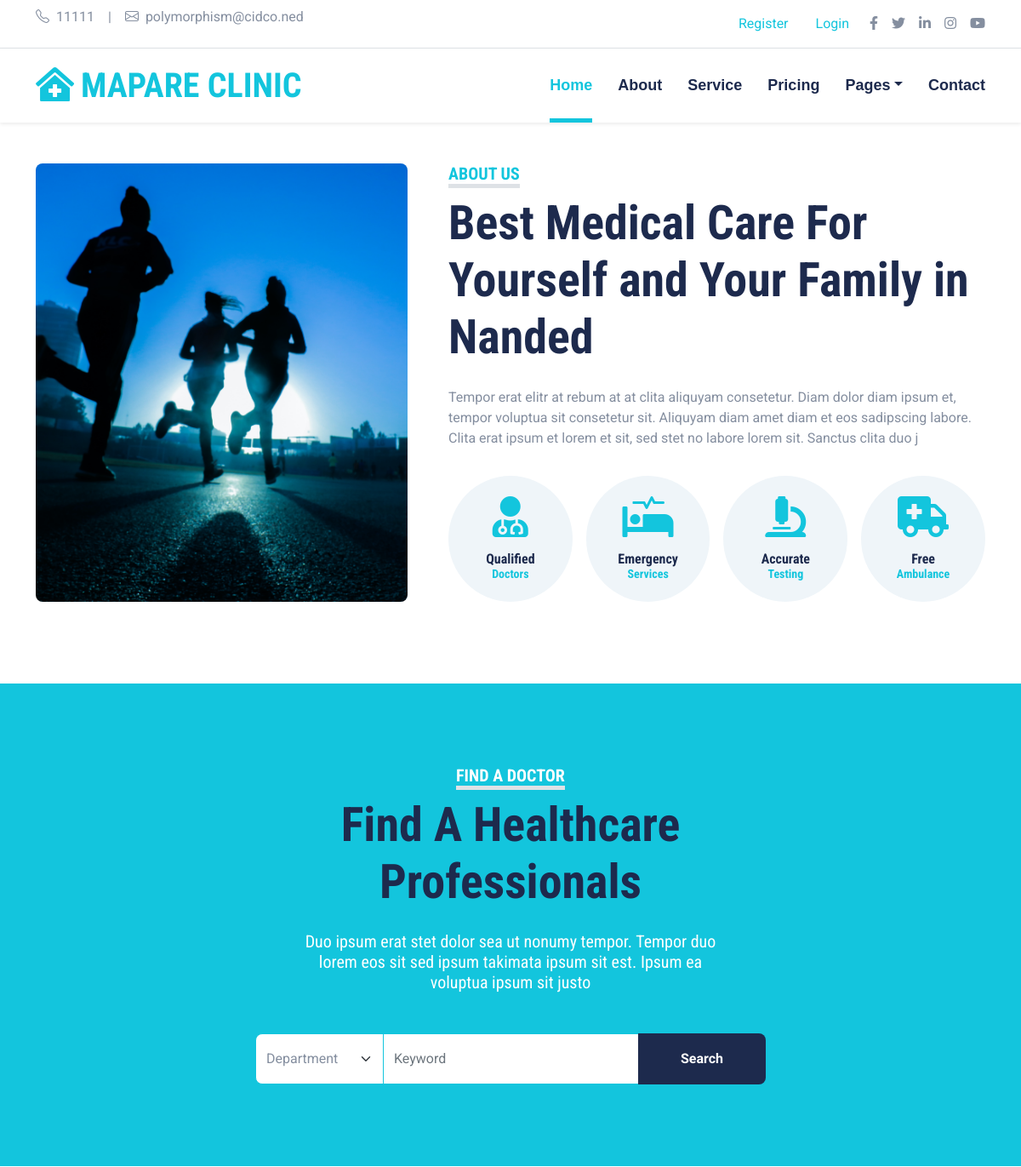
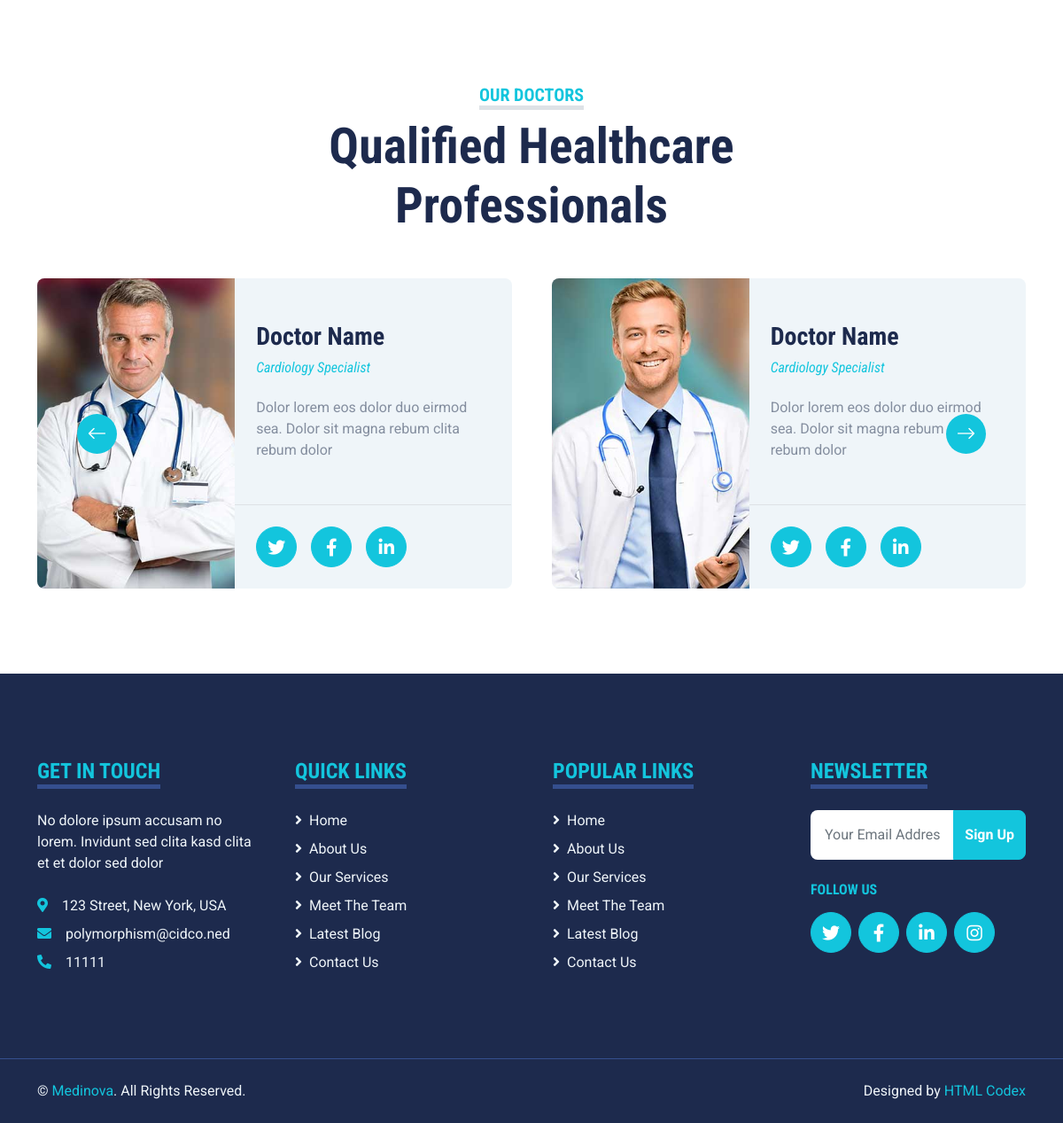
The page /about/ on the database its author committed (2 pictures, top to bottom).
### web/models.py (models this page shows, shortened)
class Topbar(models.Model):
    phone = models.IntegerField()
    email = models.EmailField()
    facebook_url = models.CharField(max_length=255)
    twitter_url = models.CharField(max_length=255)
    linkedin_url = models.CharField(max_length=255)
    instagram_url = models.CharField(max_length=255)
    youtube_url = models.CharField(max_length=255)

class NavbarHeading(models.Model):
    navbar_heading = models.CharField(max_length=255)

class AboutText(models.Model):
    about_img = models.ImageField(upload_to='about')
    about_text1 = models.CharField(max_length=150)
    about_text2 = models.CharField(max_length=255)

class AboutFeature(models.Model):
    about_icon = models.CharField(max_length=255)
    about_adjective = models.CharField(max_length=30)
    about_noun = models.CharField(max_length=30)

### web/views.py (the view)
# urls.py: path('about/', views.about, name='about'),
def about(request):
    top = Topbar.objects.all()
    navbar = NavbarHeading.objects.all()
    info = AboutText.objects.all()
    feature = AboutFeature.objects.all()
    return render(request, template_name='about.html',
                  context={'top': top, 'navbar': navbar, 'info': info, 'feature': feature})

### web/templates/about.html (shortened to what this page needs)
{% extends 'base.html' %}
{% load static %}
{% block content %}
    <div class="container-fluid py-5">
        <div class="container">
            <div class="row gx-5">
                <div class="col-lg-5 mb-5 mb-lg-0" style="min-height: 500px;">
                    {% for i in info %}
                    <div class="position-relative h-100">
                        <img class="position-absolute w-100 h-100 rounded" src="{{ i.about_img.url }}" style="object-fit: cover;">
                    </div>
                </div>
                <div class="col-lg-7">
                    <div class="mb-4">
                        <h5 class="d-inline-block text-primary text-uppercase border-bottom border-5">About Us</h5>
                        <h1 class="display-4">{{ i.about_text1 }}</h1>
                    </div>
                    <p>{{ i.about_text2 }}</p>
                    {% endfor %}
                    <div class="row g-3 pt-3">
                        {% for f in feature %}
                            <div class="col-sm-3 col-6">
                                <div class="bg-light text-center rounded-circle py-4">
                                    <i class="{{ f.about_icon }}"></i>
                                    <h6 class="mb-0">{{ f.about_adjective}}<small class="d-block text-primary">{{ f.about_noun }}</small></h6>
                                </div>
                            </div>
                        {% endfor %}
                        </div>
                    </div>
                </div>
            </div>
        </div>
    <div class="container-fluid bg-primary my-5 py-5">
        <div class="container py-5">
            <div class="text-center mx-auto mb-5" style="max-width: 500px;">
                <h5 class="d-inline-block text-white text-uppercase border-bottom border-5">Find A Doctor</h5>
                <h1 class="display-4 mb-4">Find A Healthcare Professionals</h1>
                <h5 class="text-white fw-normal">Duo ipsum erat stet dolor sea ut nonumy tempor. Tempor duo lorem eos sit sed ipsum takimata ipsum sit est. Ipsum ea voluptua ipsum sit justo</h5>
            </div>
            <div class="mx-auto" style="width: 100%; max-width: 600px;">
                <div class="input-group">
                    <select class="form-select border-primary w-25" style="height: 60px;">
                        <option selected>Department</option>
                    </select>
                    <input type="text" class="form-control border-primary w-50" placeholder="Keyword">
                    <button class="btn btn-dark border-0 w-25">Search</button>
                </div>
            </div>
        </div>
    </div>
    <div class="container-fluid py-5">
        <div class="container">
            <div class="text-center mx-auto mb-5" style="max-width: 500px;">
                <h5 class="d-inline-block text-primary text-uppercase border-bottom border-5">Our Doctors</h5>
                <h1 class="display-4">Qualified Healthcare Professionals</h1>
            </div>
            <div class="owl-carousel team-carousel position-relative">
                <div class="team-item">
                    <div class="row g-0 bg-light rounded overflow-hidden">
                        <div class="col-12 col-sm-5 h-100">
                            <img class="img-fluid h-100" src="{% static 'website/img/team-1.jpg' %}" style="object-fit: cover;">
                        </div>
                        <div class="col-12 col-sm-7 h-100 d-flex flex-column">
                            <div class="mt-auto p-4">
                                <h3>Doctor Name</h3>
                                <h6 class="fw-normal fst-italic text-primary mb-4">Cardiology Specialist</h6>
                                <p class="m-0">Dolor lorem eos dolor duo eirmod sea. Dolor sit magna rebum clita rebum dolor</p>
                            </div>
                            <div class="d-flex mt-auto border-top p-4">
                                <a class="btn btn-lg btn-primary btn-lg-square rounded-circle me-3" href="#"><i class="fab fa-twitter"></i></a>
                                <a class="btn btn-lg btn-primary btn-lg-square rounded-circle me-3" href="#"><i class="fab fa-facebook-f"></i></a>
                                <a class="btn btn-lg btn-primary btn-lg-square rounded-circle" href="#"><i class="fab fa-linkedin-in"></i></a>
                            </div>
                        </div>
                    </div>
                </div>
                <div class="team-item">
                    <div class="row g-0 bg-light rounded overflow-hidden">
                        <div class="col-12 col-sm-5 h-100">
                            <img class="img-fluid h-100" src="{% static 'website/img/team-2.jpg' %}" style="object-fit: cover;">
                        </div>
                        <div class="col-12 col-sm-7 h-100 d-flex flex-column">
                            <div class="mt-auto p-4">
                                <h3>Doctor Name</h3>
                                <h6 class="fw-normal fst-italic text-primary mb-4">Cardiology Specialist</h6>
                                <p class="m-0">Dolor lorem eos dolor duo eirmod sea. Dolor sit magna rebum clita rebum dolor</p>
                            </div>
                            <div class="d-flex mt-auto border-top p-4">
                                <a class="btn btn-lg btn-primary btn-lg-square rounded-circle me-3" href="#"><i class="fab fa-twitter"></i></a>
                                <a class="btn btn-lg btn-primary btn-lg-square rounded-circle me-3" href="#"><i class="fab fa-facebook-f"></i></a>
                                <a class="btn btn-lg btn-primary btn-lg-square rounded-circle" href="#"><i class="fab fa-linkedin-in"></i></a>
                            </div>
                        </div>
                    </div>
                </div>
            </div>
        </div>
    </div>
{% endblock %}

### web/templates/base.html (shortened to what this page needs)
{% load static %}
<!DOCTYPE html>
<html lang="en">
<head>
    <link href="https://cdnjs.cloudflare.com/ajax/libs/font-awesome/5.15.0/css/all.min.css" rel="stylesheet">
    <link href="https://cdn.jsdelivr.net/npm/bootstrap-icons@1.4.1/font/bootstrap-icons.css" rel="stylesheet">
    <link href="{% static 'website/lib/owlcarousel/assets/owl.carousel.min.css' %}" rel="stylesheet">
    <link href="{% static 'website/lib/tempusdominus/css/tempusdominus-bootstrap-4.min.css' %}" rel="stylesheet" />
    <link href="{% static 'website/css/bootstrap.min.css' %}" rel="stylesheet">
    <link href="{% static 'website/css/style.css' %}" rel="stylesheet">
</head>
<body>
    <div class="container-fluid py-2 border-bottom d-none d-lg-block">
        <div class="container">
            <div class="row">
                <div class="col-md-6 text-center text-lg-start mb-2 mb-lg-0">
                    <div class="d-inline-flex align-items-center">
                        {% for t in top %}
                            <a class="text-decoration-none text-body pe-3" href=""><i class="bi bi-telephone me-2"></i>{{t.phone}}</a>
                            <span class="text-body">|</span>
                            <a class="text-decoration-none text-body px-3" href=""><i class="bi bi-envelope me-2"></i>{{t.email}}</a>
                    </div>
                </div>
                <div class="col-md-6 text-center text-lg-end">
                    <div class="d-inline-flex align-items-center">
                        {% if register.user.is_authenticated %}
                            <a href="{% url 'logout_user' %}" class="nav-item nav-link">Logout</a>
                        {% else %}
                            <a href="{% url 'register' %}" class="nav-item nav-link">Register</a>
                            <a href="{% url 'login_page' %}" class="nav-item nav-link">Login</a>
                        {% endif %}
                        <a class="text-body px-2" href="{{ t.facebook_url }}">
                            <i class="fab fa-facebook-f"></i>
                        </a>
                        <a class="text-body px-2" href="{{ t.twitter_url }}">
                            <i class="fab fa-twitter"></i>
                        </a>
                        <a class="text-body px-2" href="{{ t.linkedin_url }}">
                            <i class="fab fa-linkedin-in"></i>
                        </a>
                        <a class="text-body px-2" href="{{ t.instagram_url }}">
                            <i class="fab fa-instagram"></i>
                        </a>
                        <a class="text-body ps-2" href="{{ t.youtube_url }}">
                            <i class="fab fa-youtube"></i>
                        </a>
                        {% endfor %}
                    </div>
                </div>
            </div>
        </div>
    </div>
    <div class="container-fluid sticky-top bg-white shadow-sm">
        <div class="container">
            <nav class="navbar navbar-expand-lg bg-white navbar-light py-3 py-lg-0">
                <a href="{% url 'home' %}" class="navbar-brand">
                    {% for n in navbar %}
                        <h1 class="m-0 text-uppercase text-primary"><i class="fa fa-clinic-medical me-2"></i>{{ n.navbar_heading}}</h1>
                    {% endfor %}
                </a>
                <div class="collapse navbar-collapse" id="navbarCollapse">
                    <div class="navbar-nav ms-auto py-0">
                        <a href="{% url 'home' %}" class="nav-item nav-link active">Home</a>
                        <a href="{% url 'about' %}" class="nav-item nav-link">About</a>
                        <a href="{% url 'service' %}" class="nav-item nav-link">Service</a>
                        <a href="{% url 'price' %}" class="nav-item nav-link">Pricing</a>
                        <div class="nav-item dropdown">
                            <a href="#" class="nav-link dropdown-toggle" data-bs-toggle="dropdown">Pages</a>
                        </div>
                        <a href="{% url 'contact' %}" class="nav-item nav-link">Contact</a>
                    </div>
                </div>
            </nav>
        </div>
    </div>
    {% block content %}
    {% endblock %}
    <div class="container-fluid bg-dark text-light mt-5 py-5">
        <div class="container py-5">
            <div class="row g-5">
                <div class="col-lg-3 col-md-6">
                    {% for t in top %}
                        <h4 class="d-inline-block text-primary text-uppercase border-bottom border-5 border-secondary mb-4">Get In Touch</h4>
                        <p class="mb-4">No dolore ipsum accusam no lorem. Invidunt sed clita kasd clita et et dolor sed dolor</p>
                        <p class="mb-2"><i class="fa fa-map-marker-alt text-primary me-3"></i>123 Street, New York, USA</p>
                        <p class="mb-2"><i class="fa fa-envelope text-primary me-3"></i>{{ t.email }}</p>
                        <p class="mb-0"><i class="fa fa-phone-alt text-primary me-3"></i>{{ t.phone }}</p>
                    {% endfor %}
                </div>
                <div class="col-lg-3 col-md-6">
                    <h4 class="d-inline-block text-primary text-uppercase border-bottom border-5 border-secondary mb-4">Quick Links</h4>
                    <div class="d-flex flex-column justify-content-start">
                        <a class="text-light mb-2" href="{% url 'home' %}"><i class="fa fa-angle-right me-2"></i>Home</a>
                        <a class="text-light mb-2" href="{% url 'about' %}"><i class="fa fa-angle-right me-2"></i>About Us</a>
                        <a class="text-light mb-2" href="{% url 'service' %}"><i class="fa fa-angle-right me-2"></i>Our Services</a>
                        <a class="text-light mb-2" href="{% url 'team' %}"><i class="fa fa-angle-right me-2"></i>Meet The Team</a>
                        <a class="text-light mb-2" href="{% url 'blog' %}"><i class="fa fa-angle-right me-2"></i>Latest Blog</a>
                        <a class="text-light" href="{% url 'contact' %}"><i class="fa fa-angle-right me-2"></i>Contact Us</a>
                    </div>
                </div>
                <div class="col-lg-3 col-md-6">
                    <h4 class="d-inline-block text-primary text-uppercase border-bottom border-5 border-secondary mb-4">Popular Links</h4>
                    <div class="d-flex flex-column justify-content-start">
                        <a class="text-light mb-2" href="{% url 'home' %}"><i class="fa fa-angle-right me-2"></i>Home</a>
                        <a class="text-light mb-2" href="{% url 'about' %}"><i class="fa fa-angle-right me-2"></i>About Us</a>
                        <a class="text-light mb-2" href="{% url 'service' %}"><i class="fa fa-angle-right me-2"></i>Our Services</a>
                        <a class="text-light mb-2" href="{% url 'team' %}"><i class="fa fa-angle-right me-2"></i>Meet The Team</a>
                        <a class="text-light mb-2" href="{% url 'blog' %}"><i class="fa fa-angle-right me-2"></i>Latest Blog</a>
                        <a class="text-light" href="{% url 'contact' %}"><i class="fa fa-angle-right me-2"></i>Contact Us</a>
                    </div>
                </div>
                <div class="col-lg-3 col-md-6">
                    <h4 class="d-inline-block text-primary text-uppercase border-bottom border-5 border-secondary mb-4">Newsletter</h4>
                    <form action="">
                        <div class="input-group">
                            <input type="text" class="form-control p-3 border-0" placeholder="Your Email Address">
                            <button class="btn btn-primary">Sign Up</button>
                        </div>
                    </form>
                    <h6 class="text-primary text-uppercase mt-4 mb-3">Follow Us</h6>
                    <div class="d-flex">
                        <a class="btn btn-lg btn-primary btn-lg-square rounded-circle me-2" href="#"><i class="fab fa-twitter"></i></a>
                        <a class="btn btn-lg btn-primary btn-lg-square rounded-circle me-2" href="#"><i class="fab fa-facebook-f"></i></a>
                        <a class="btn btn-lg btn-primary btn-lg-square rounded-circle me-2" href="#"><i class="fab fa-linkedin-in"></i></a>
                        <a class="btn btn-lg btn-primary btn-lg-square rounded-circle" href="#"><i class="fab fa-instagram"></i></a>
                    </div>
                </div>
            </div>
        </div>
    </div>
    <div class="container-fluid bg-dark text-light border-top border-secondary py-4">
        <div class="container">
            <div class="row g-5">
                <div class="col-md-6 text-center text-md-start">
                    <p class="mb-md-0">&copy; <a class="text-primary" href="{% url 'home' %}">Medinova</a>. All Rights Reserved.</p>
                </div>
                <div class="col-md-6 text-center text-md-end">
                    <p class="mb-0">Designed by <a class="text-primary" href="https://htmlcodex.com">HTML Codex</a></p>
                </div>
            </div>
        </div>
    </div>
</body>
</html>

### rows shown on the page
Topbar: phone "11111", email "polymorphism@cidco.ned"
NavbarHeading: navbar_heading "MAPARE CLINIC"
AboutText: about_img (picture), about_text1 "Best Medical Care For Yourself and Your Family in Nanded", about_text2 "Tempor erat elitr at rebum at at clita aliquyam consetetur. Diam dolor diam ipsum et, tempor voluptua sit consetetur sit. Aliquyam diam amet diam et eos sadipscing labore. Clita erat ipsum et lorem et sit, sed stet no labore lorem sit. Sanctus clita duo j"
AboutFeature: about_adjective "Qualified", about_noun "Doctors"
AboutFeature: about_adjective "Emergency", about_noun "Services"
AboutFeature: about_adjective "Accurate", about_noun "Testing"
AboutFeature: about_adjective "Free", about_noun "Ambulance"
